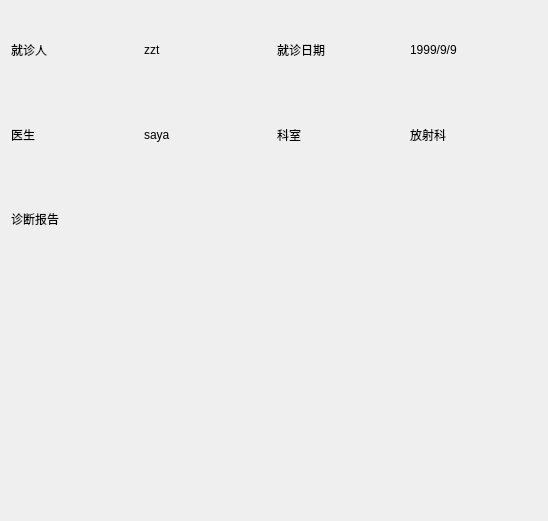
<?xml version="1.0" encoding="UTF-8"?>
<ui version="4.0">
 <class>little_history</class>
 <widget class="QWidget" name="little_history">
  <property name="geometry">
   <rect>
    <x>0</x>
    <y>0</y>
    <width>548</width>
    <height>521</height>
   </rect>
  </property>
  <property name="windowTitle">
   <string>Form</string>
  </property>
  <layout class="QVBoxLayout" name="verticalLayout">
   <item>
    <layout class="QGridLayout" name="gridLayout">
     <item row="0" column="0">
      <widget class="QLabel" name="label_user_text">
       <property name="text">
        <string>就诊人</string>
       </property>
      </widget>
     </item>
     <item row="0" column="1">
      <widget class="QLabel" name="label_user">
       <property name="text">
        <string>zzt</string>
       </property>
      </widget>
     </item>
     <item row="0" column="2">
      <widget class="QLabel" name="label_date_text">
       <property name="text">
        <string>就诊日期</string>
       </property>
      </widget>
     </item>
     <item row="0" column="3">
      <widget class="QLabel" name="label_date">
       <property name="text">
        <string>1999/9/9</string>
       </property>
      </widget>
     </item>
     <item row="1" column="0">
      <widget class="QLabel" name="label_docname_text">
       <property name="text">
        <string>医生</string>
       </property>
      </widget>
     </item>
     <item row="1" column="1">
      <widget class="QLabel" name="label_docname">
       <property name="text">
        <string>saya</string>
       </property>
      </widget>
     </item>
     <item row="1" column="2">
      <widget class="QLabel" name="label_depart_text">
       <property name="text">
        <string>科室</string>
       </property>
      </widget>
     </item>
     <item row="1" column="3">
      <widget class="QLabel" name="label_depart">
       <property name="text">
        <string>放射科</string>
       </property>
      </widget>
     </item>
     <item row="2" column="0" colspan="2">
      <widget class="QLabel" name="label_which">
       <property name="text">
        <string>诊断报告</string>
       </property>
      </widget>
     </item>
    </layout>
   </item>
   <item>
    <widget class="RichTextEdit" name="awidget" native="true"/>
   </item>
  </layout>
 </widget>
 <customwidgets>
  <customwidget>
   <class>RichTextEdit</class>
   <extends>QWidget</extends>
   <header>richtextedit.h</header>
   <container>1</container>
  </customwidget>
 </customwidgets>
 <resources/>
 <connections/>
</ui>
